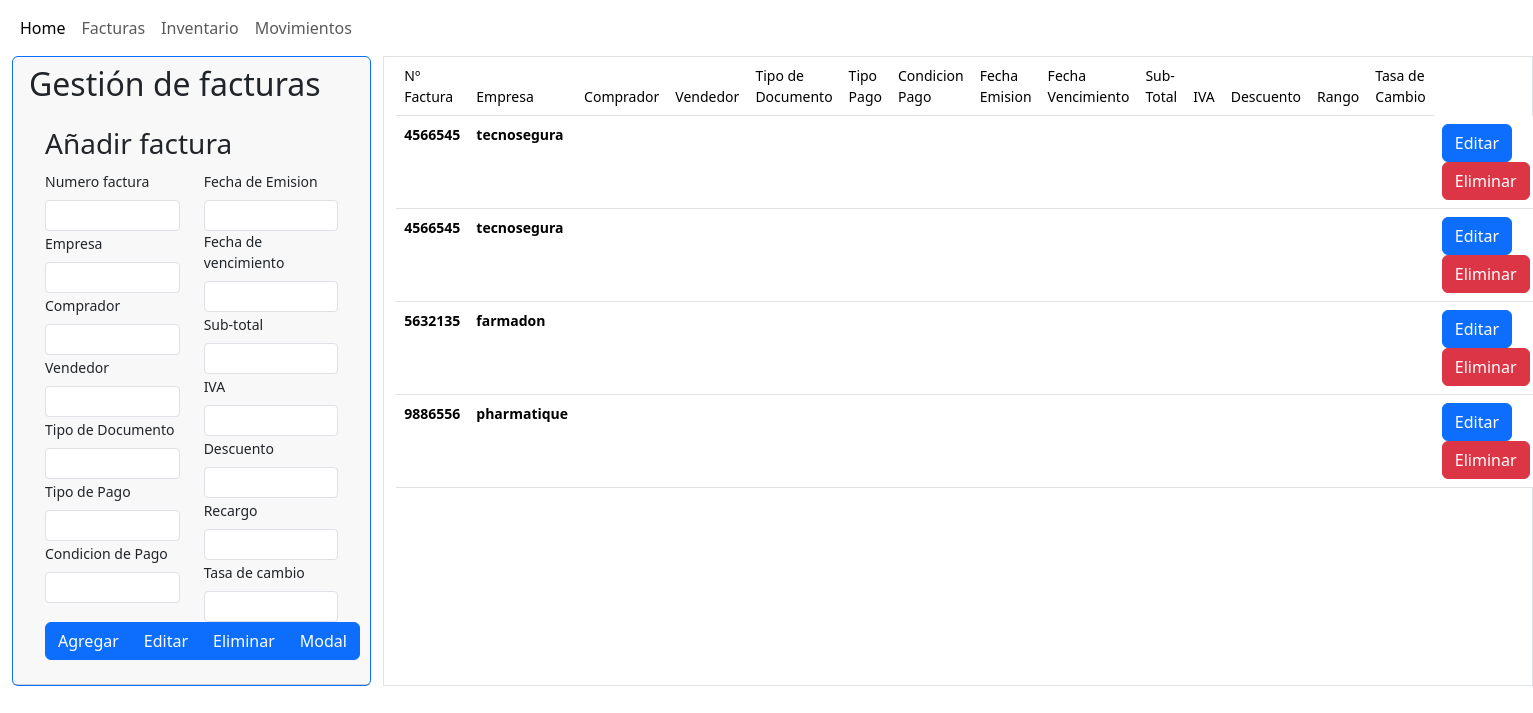
Before: /vistas/app_partes/gestion_factura.php with the older database file.
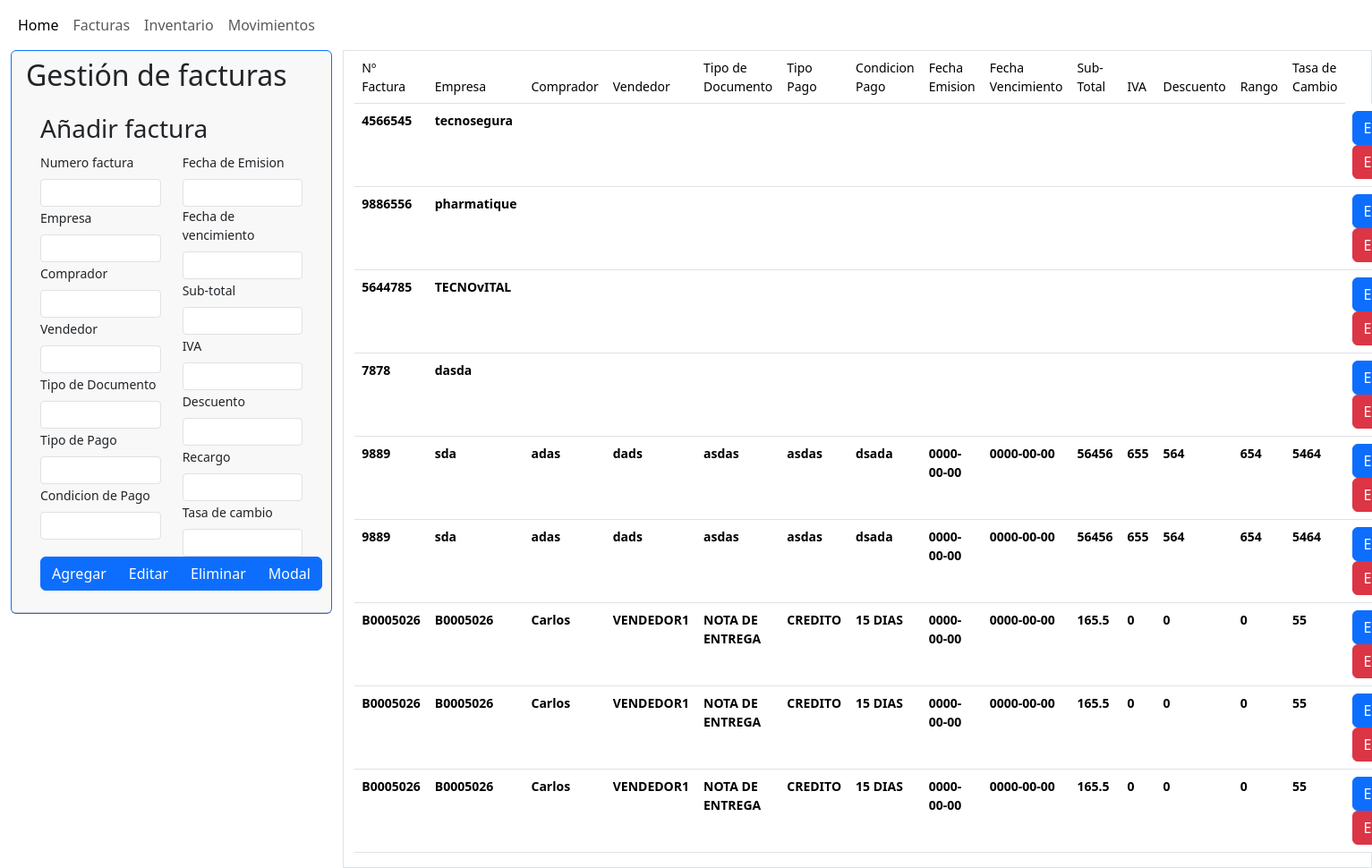
After: the same page with the newer database file.
### tables this page shows
CREATE TABLE `factura` (
  `factura_id` int(11) NOT NULL,
  `numero` varchar(255) NOT NULL,
  `empresa` varchar(255) NOT NULL,
  `comprador` varchar(255) DEFAULT NULL,
  `vendedor` varchar(255) DEFAULT NULL,
  `tipo_documento` varchar(255) DEFAULT NULL,
  `tipo_pago` varchar(255) DEFAULT NULL,
  `condicion_pago` varchar(255) DEFAULT NULL,
  `fecha_vencimiento` date DEFAULT NULL,
  `fecha_emision` date DEFAULT NULL,
  `sub_total` float DEFAULT NULL,
  `iva` float DEFAULT NULL,
  `descuento` float DEFAULT NULL,
  `recargo` float DEFAULT NULL,
  `tasa` float DEFAULT NULL
);

### vistas/app_partes/gestion_factura.php (the view, shortened to what this page needs)
<?php
include '../estructura_principal/cabecera.php';
include '../../modelos/m_facturas.php';
?>
<div class="row ">
    <div class="col-3">
        <div class="card border border-primary">
            <div class="card-header">
                <div class="card-title">
                    <h2>
                        Gestión de facturas
                    </h2>
                </div>
                <div class="card-body ">
                    <h3>Añadir factura</h3>
                    <form action="" method="post">
                        <div class="row float">
                            <div class="col-6 ">
                                <label for="numero_factura_input" class="form-label small" value="Numero factura">Numero
                                    factura</label>
                                <input type="text" name="numero_factura_input" class=" form-control form-control-sm"
                                    value="<?php echo $numero_seleccion ?? ''; ?>" required>
                                <label for="empresa_input" class="form-label small">Empresa</label>
                                <input type="text" name="empresa_input" class="form-control form-control-sm"
                                    value="<?php echo $empresa_seleccion ?? ''; ?>" required>
                                <label for="comprador_input" class="form-label small">Comprador</label>
                                <input type="text" name="comprador_input" class="form-control form-control-sm" value="">
                                <label for="vendedor_input" class="form-label small">Vendedor</label>
                                <input type="text" name="vendedor_input" class="form-control form-control-sm" value="">
                                <label for="tipo_documento_input" class="form-label small">Tipo de Documento</label>
                                <input type="text" name="tipo_documento_input" class="form-control form-control-sm"
                                    value="">
                                <label for="tipo_pago_input" class="form-label small">Tipo de Pago</label>
                                <input type="text" name="tipo_pago_input" class="form-control form-control-sm" value="">
                                <label for="condicion_pago_input" class="form-label small">Condicion de Pago</label>
                                <input type="text" name="condicion_pago_input" class="form-control form-control-sm"
                                    value="">
                            </div>
                            <div class="col-6">
                                <label for="fecha_emision_input" class="form-label small">Fecha de Emision</label>
                                <input type="text" name="fecha_emision_input" class="form-control form-control-sm"
                                    value="">
                                <label for="fecha_vencimiento_input" class="form-label small">Fecha de
                                    vencimiento</label>
                                <input type="text" name="fecha_vencimiento_input" class="form-control form-control-sm"
                                    value="">
                                <label for="sub_total_input" class="form-label small">Sub-total</label>
                                <input type="text" name="sub_total_input" class="form-control form-control-sm" value="">
                                <label for="iva_input" class="form-label small">IVA</label>
                                <input type="text" name="iva_input" class="form-control form-control-sm" value="">
                                <label for="descuento_input" class="form-label small">Descuento</label>
                                <input type="text" name="descuento_input" class="form-control form-control-sm" value="">
                                <label for="Recargo_input" class="form-label small">Recargo</label>
                                <input type="text" name="recargo_input" class="form-control form-control-sm" value="">
                                <label for="tasa_input" class="form-label small">Tasa de cambio</label>
                                <input type="text" name="tasa_input" class="form-control form-control-sm" value="">
                            </div>
                        </div>
                        <div class="fs-5   btn-group ">
                            <button type="submit" name="accion" value="Agregar" class="btn btn-primary">Agregar</button>
                            <button type="submit" name="accion" value="Editar" class="btn btn-primary">Editar</button>
                            <button type="submit" name="accion" value="Eliminar"
                            class="btn btn-primary">Eliminar</button>
                            <button type="submit" name="accion" value="Eliminar"
                                class="btn btn-primary" data-bs-toggle="modal" data-bs-target="#modal-test">Modal</button>
                        </div>
                    </form>
                </div>
            </div>
        </div>
    </div>
    <?php
    $coneccionBD = BD::crear_instancia();
    print_r($numero_factura,$empresa);
    $consulta = $coneccionBD->prepare("SELECT * FROM factura");
    $consulta->execute();
    $lista_factura = $consulta->fetchAll();
    ?>
    <div class="col-9 border">
        <table class="table">
            <thead>
                <tr>
                    <td class="small">Nº Factura</td>
                    <td class="small">Empresa</td>
                    <td class="small">Comprador</td>
                    <td class="small">Vendedor</td>
                    <td class="small">Tipo de Documento</td>
                    <td class="small">Tipo Pago</td>
                    <td class="small">Condicion Pago</td>
                    <td class="small">Fecha Emision</td>
                    <td class="small">Fecha Vencimiento</td>
                    <td class="small">Sub-Total</td>
                    <td class="small">IVA</td>
                    <td class="small">Descuento</td>
                    <td class="small">Rango</td>
                    <td class="small">Tasa de Cambio</td>
                </tr>
            </thead>
            <tbody>
                <?php foreach ($lista_factura as $factura) { ?>
                    <tr>
                        <th class="small"> <?php echo $factura["numero"]; ?></th>
                        <th class="small"> <?php echo $factura["empresa"]; ?></th>
                        <th class="small"> <?php echo $factura["comprador"]; ?></th>
                        <th class="small"> <?php echo $factura["vendedor"]; ?></th>
                        <th class="small"> <?php echo $factura["tipo_documento"]; ?></th>
                        <th class="small"> <?php echo $factura["tipo_pago"]; ?></th>
                        <th class="small"> <?php echo $factura["condicion_pago"]; ?></th>
                        <th class="small"> <?php echo $factura["fecha_vencimiento"]; ?></th>
                        <th class="small"> <?php echo $factura["fecha_emision"]; ?></th>
                        <th class="small"> <?php echo $factura["sub_total"]; ?></th>
                        <th class="small"> <?php echo $factura["iva"]; ?></th>
                        <th class="small"> <?php echo $factura["descuento"]; ?></th>
                        <th class="small"> <?php echo $factura["recargo"]; ?></th>
                        <th class="small"> <?php echo $factura["tasa"]; ?></th>
                        <th>
                            <form action="" method="post">
                                <button type="submit" name="accion" value="Seleccionar"
                                    class="btn btn-primary small">Editar</button>
                                <button class="btn btn-danger small" name="accion" value="Eliminar">Eliminar</button>
                            </form>
                        </th>
                    </tr>
                <?php } ?>
            </tbody>
        </table>
    </div>
</div>
<?php
include '../estructura_principal/pie.php'
    ?>

### vistas/estructura_principal/cabecera.php (shortened to what this page needs)
<!DOCTYPE html>
<html lang="es">
    <head>
        <link href="https://cdn.jsdelivr.net/npm/bootstrap@5.3.3/dist/css/bootstrap.min.css" rel="stylesheet">
    </head>
    <body>
<div class="container-fluid">
    <div class="row">
        <div class="col-12">
    <?php
    include 'navbar.php'
    ?>

### vistas/estructura_principal/navbar.php
<nav class="navbar navbar-expand ">
    <div class="nav navbar-nav">
        <a class="nav-item nav-link active" href="../index.php"> Home</a>
        <a class="nav-item nav-link" href="./app_partes/gestion_factura.php"> Facturas</a>
        <a class="nav-item nav-link" href="#"> Inventario</a>
        <a class="nav-item nav-link" href="#"> Movimientos</a>
    </div>
</nav>

### vistas/estructura_principal/pie.php (shortened to what this page needs)
               </div>
    </div>
</div>
    </body>
</html>

Changed rows visible on the page:
removed factura: numero "4566545", empresa "tecnosegura"
removed factura: numero "5632135", empresa "farmadon"
added factura: numero "5644785", empresa "TECNOvITAL"
added factura: numero "7878", empresa "dasda"
added factura: numero "9889", empresa "sda", comprador "adas", vendedor "dads", tipo_documento "asdas", tipo_pago "asdas", condicion_pago "dsada", fecha_vencimiento "0000-00-00", fecha_emision "0000-00-00", sub_total "56456", iva "655", descuento "564", recargo "654", tasa "5464"
added factura: numero "9889", empresa "sda", comprador "adas", vendedor "dads", tipo_documento "asdas", tipo_pago "asdas", condicion_pago "dsada", fecha_vencimiento "0000-00-00", fecha_emision "0000-00-00", sub_total "56456", iva "655", descuento "564", recargo "654", tasa "5464"
added factura: numero "B0005026", empresa "B0005026", comprador "Carlos", vendedor "VENDEDOR1", tipo_documento "NOTA DE ENTREGA", tipo_pago "CREDITO", condicion_pago "15 DIAS", fecha_vencimiento "0000-00-00", fecha_emision "0000-00-00", sub_total "165.5", iva "0", descuento "0", recargo "0", tasa "55"
added factura: numero "B0005026", empresa "B0005026", comprador "Carlos", vendedor "VENDEDOR1", tipo_documento "NOTA DE ENTREGA", tipo_pago "CREDITO", condicion_pago "15 DIAS", fecha_vencimiento "0000-00-00", fecha_emision "0000-00-00", sub_total "165.5", iva "0", descuento "0", recargo "0", tasa "55"
added factura: numero "B0005026", empresa "B0005026", comprador "Carlos", vendedor "VENDEDOR1", tipo_documento "NOTA DE ENTREGA", tipo_pago "CREDITO", condicion_pago "15 DIAS", fecha_vencimiento "0000-00-00", fecha_emision "0000-00-00", sub_total "165.5", iva "0", descuento "0", recargo "0", tasa "55"
